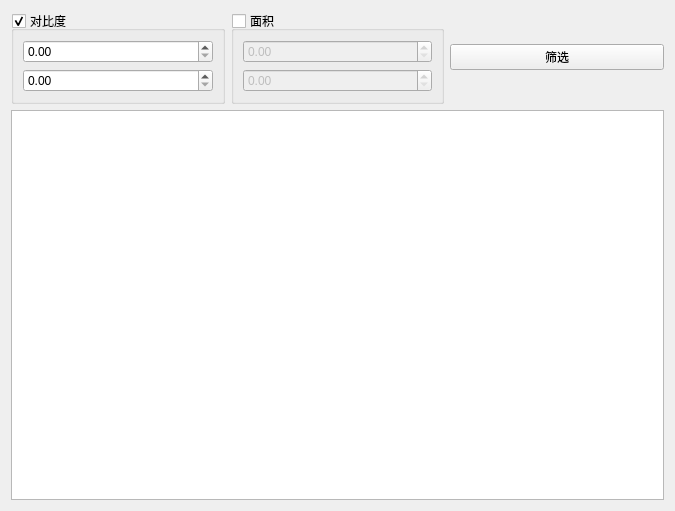
<?xml version="1.0" encoding="UTF-8"?>
<ui version="4.0">
 <class>FlawSelectWidgetBottom</class>
 <widget class="QWidget" name="FlawSelectWidgetBottom">
  <property name="geometry">
   <rect>
    <x>0</x>
    <y>0</y>
    <width>675</width>
    <height>511</height>
   </rect>
  </property>
  <property name="windowTitle">
   <string>Form</string>
  </property>
  <layout class="QVBoxLayout" name="verticalLayout_6">
   <item>
    <layout class="QVBoxLayout" name="verticalLayout_5">
     <item>
      <layout class="QHBoxLayout" name="horizontalLayout">
       <item>
        <widget class="QGroupBox" name="groupBox">
         <property name="title">
          <string>对比度</string>
         </property>
         <property name="checkable">
          <bool>true</bool>
         </property>
         <layout class="QVBoxLayout" name="verticalLayout_3">
          <item>
           <layout class="QVBoxLayout" name="verticalLayout">
            <item>
             <widget class="QDoubleSpinBox" name="doubleSpinBox_3"/>
            </item>
            <item>
             <widget class="QDoubleSpinBox" name="doubleSpinBox_4"/>
            </item>
           </layout>
          </item>
         </layout>
        </widget>
       </item>
       <item>
        <widget class="QGroupBox" name="groupBox_2">
         <property name="title">
          <string>面积</string>
         </property>
         <property name="checkable">
          <bool>true</bool>
         </property>
         <property name="checked">
          <bool>false</bool>
         </property>
         <layout class="QVBoxLayout" name="verticalLayout_4">
          <item>
           <layout class="QVBoxLayout" name="verticalLayout_2">
            <item>
             <widget class="QDoubleSpinBox" name="doubleSpinBox_5"/>
            </item>
            <item>
             <widget class="QDoubleSpinBox" name="doubleSpinBox_6"/>
            </item>
           </layout>
          </item>
         </layout>
        </widget>
       </item>
       <item>
        <widget class="QPushButton" name="pushButton">
         <property name="text">
          <string>筛选</string>
         </property>
        </widget>
       </item>
      </layout>
     </item>
     <item>
      <widget class="QTableView" name="tableView"/>
     </item>
    </layout>
   </item>
  </layout>
 </widget>
 <resources/>
 <connections/>
</ui>
